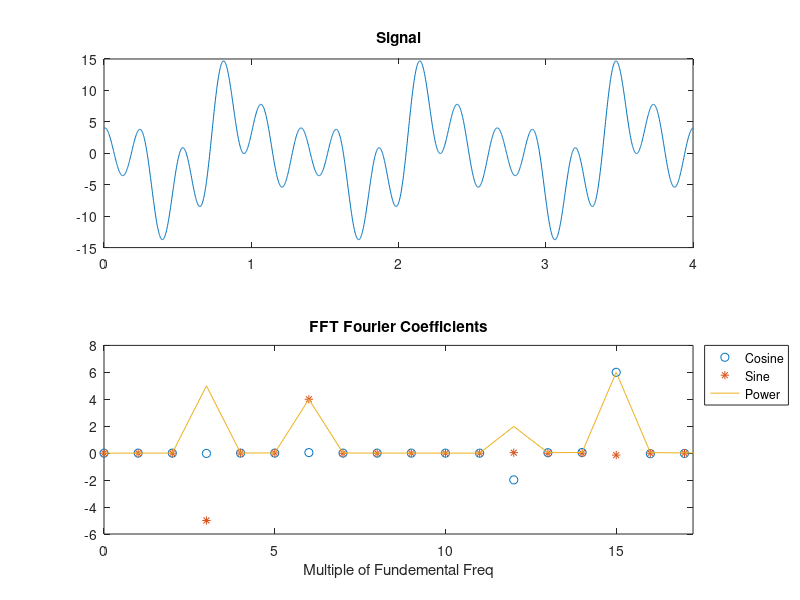

This chart was generated by the following MATLAB code:
function fourier_example

%%%%%%%%%%%%%%%%%%%%%%%%%%%%%%%%%%%%%%%%%%%
% First, create a digital time series with a known composition of sine and cosine functions

Fs = 500; % Hz  sampling frequency: samples per second
dt = 1/Fs; % sec   time between samples from Fs
nt  = 2000; %     number of samples in record
T = (nt-1)*dt; % Length of record, fundamental period
t=0:dt:T;  %  time array in seconds (nt points starting at t=0, ending at T, with dT interval)

freq0 = 1/T; % Hz   fundamental frequency (smallest frequency) 

nfmax = floor(nt/2); % number of frequencies resolved by FFT

freq = freq0*(0:nfmax-1); % frequency array
freqmax = freq(nfmax); % maximum frequency resolved by FFT (Nyquist)

disp('Fundemental period and Nyquist Freq')
disp([T, freqmax])

% Create a time series by summing sine and cosine waves

% select four frequencies that are integer multiples of 
%  the fundamental frequency freq0. 
% Use arbitrary multipliers less than about 10.
%   
f1=3*freq0;
f2=6*freq0;
f3=12*freq0;
f4=15*freq0;

% Uncomment to try non-integer multiple of f0
% $$$ f4=15.2*freq0;


% Uncomment to try these, near the nyquist freq
% $$$ f1=freqmax;
% $$$ f2=freqmax/2;
% $$$ f3=freqmax/5;
% $$$ f4=freqmax/8;


disp('Frequencies selected:')
disp([f1 f2 f3 f4])

% Create f(t) by summing up four sine or cosine functions at the four frequencies 
% and amplitudes A B C D  below.
% Use your time array defined above so f is an array computed at each element of the
% t array. THIS IS JUST ONE LINE OF CODE!
% Note, this is not a Matlab function.
% f is an array of values corresponding to each of the times t.
% what is the equation for a sine or cos wave with frequency f1?

A = -5;
B = 4;
C = -2;
D = 6;

f =  A*sin(f1*2*pi*t) + B*sin(f2*2*pi*t) + C*cos(f3*2*pi*t) + D*cos(f4*2*pi*t);   %%% FILL IN WITH JUST ONE LINE

%%%%%%%%%%%%%%%%%%%%%%%%%%%%%%%%%%%%%%%%%%%
% Second take FFT of your function
F = fft(f, nt);

% get the coeffs
a = 2*real(F(1:nfmax))/nt; % form the coefficients
a(1) = a(1)/2;

b = -2*imag(F(1:nfmax))/nt; % form the coefficients

% compute power spectrum
p = sqrt(a.^2 + b.^2);


%%%%%%%%%%%%%%%%%%%%%%%%%%%%%%%%%%%%%%%%%%%
% Finally make some plots and see if you get what you expected

figure

subplot(2,1,1)
plot(t,f);
title('Signal');

subplot(2,1,2)
plot(freq/freq0, a, 'o', freq/freq0, b, '*', freq/freq0,p,'-')
legend('Cosine', 'Sine', 'Power', 'Location', 'BestOutside')
xlabel('Multiple of Fundemental Freq')

title('FFT Fourier Coefficients');
xmax = max([f1 f2 f3 f4])/freq0*1.15;
xlim([0 xmax]);